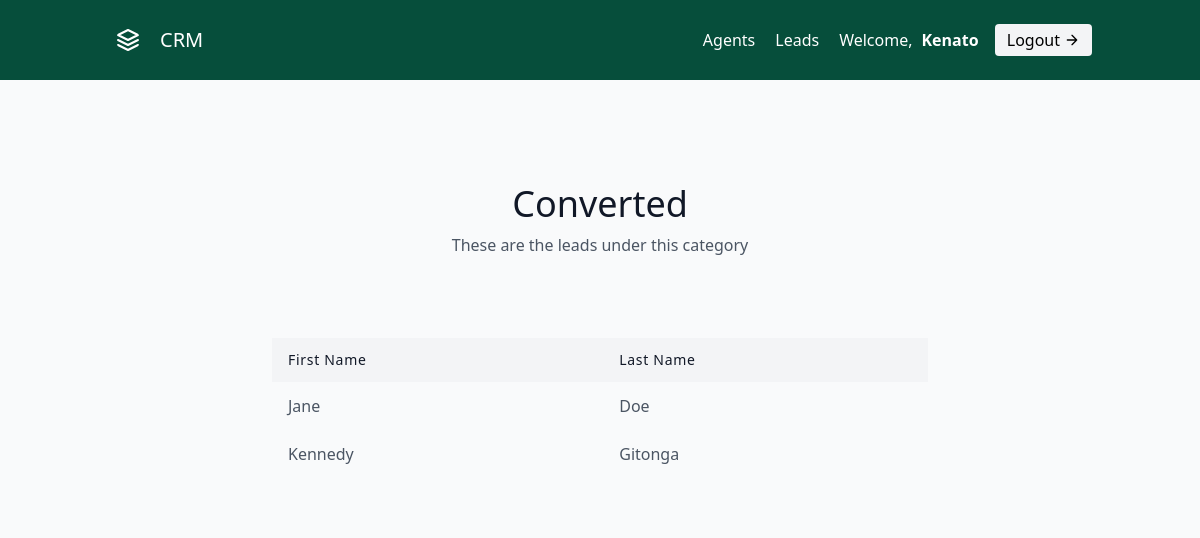
Page /leads/categories/2/ (signed in) on the earlier database version.
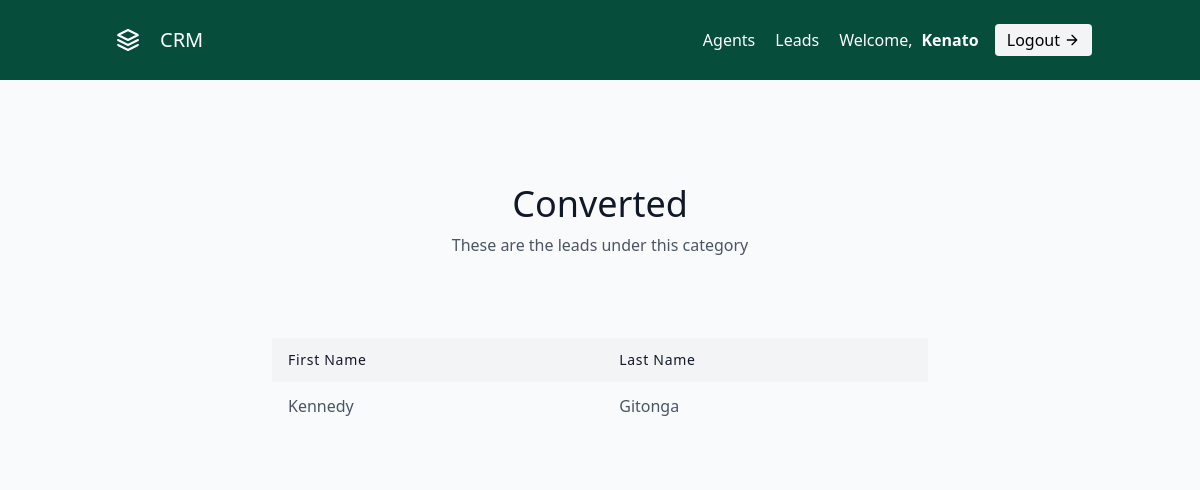
Same page on the later database version.
### leads/models.py (models this page shows, shortened)
class User(AbstractUser):
    is_organizer = models.BooleanField(default=True)
    is_agent = models.BooleanField(default=False)

class Category(models.Model):
    name = models.CharField(max_length=30)
    organisation = models.ForeignKey(UserProfile, on_delete=models.CASCADE, default=2)

class Lead(models.Model):
    first_name = models.CharField(max_length=20)
    last_name = models.CharField(max_length=20)
    age = models.PositiveSmallIntegerField(default=0)
    organisation = models.ForeignKey(UserProfile, on_delete=models.CASCADE, default=2)
    agent = models.ForeignKey("Agent", null=True, blank=True, on_delete=models.SET_NULL)
    category = models.ForeignKey(
        "Category",
        null=True,
        blank=True,
        on_delete=models.SET_NULL,
        related_name='leads',
    )
    description = models.TextField()
    date_added = models.DateTimeField(auto_now_add=True)
    phone = models.CharField(max_length=20)
    email = models.EmailField()
    profilePic = models.ImageField(upload_to="profileImages/%Y/%m/%d")

### leads/views.py (the view)
# urls.py: path('categories/<int:pk>/', views.CategoryDetailView.as_view(), name='category-detail'),
class CategoryDetailView(LoginRequiredMixin, generic.DetailView):
    template_name = "leads/category_detail.html"
    context_object_name = "category"
    def get_queryset(self):
        user = self.request.user
        if user.is_organizer:
            queryset = Category.objects.filter(organisation=user.userprofile)
        else:
            queryset = Category.objects.filter(organisation=user.agent.organisation)
        return queryset

### leads/templates/leads/category_detail.html (shortened to what this page needs)
{% extends 'base.html' %}
{% block  body %}
    <section class="text-gray-600 body-font">
        <div class="container px-5 py-24 mx-auto">
          <div class="flex flex-col text-center w-full mb-20">
            <h1 class="sm:text-4xl text-3xl font-medium title-font mb-2 text-gray-900">{{ category.name }}</h1>
            <p class="lg:w-2/3 mx-auto leading-relaxed text-base">
                These are the leads under this category
            </p>
          </div>
          <div class="lg:w-2/3 w-full mx-auto overflow-auto">
            <table class="table-auto w-full text-left whitespace-no-wrap">
              <thead>
                <tr>
                  <th class="px-4 py-3 title-font tracking-wider font-medium text-gray-900 text-sm bg-gray-100">First Name</th>
                  <th class="px-4 py-3 title-font tracking-wider font-medium text-gray-900 text-sm bg-gray-100">Last Name</th>
                </tr>
              </thead>
              <tbody>
                {% for lead in category.leads.all %}
                <tr>
                  <td class="px-4 py-3">
                    <a class="hover:text-blue-500" href="{% url 'leads:lead-detail' lead.pk %}">{{ lead.first_name }}</a>
                  </td>
                    <td class="px-4 py-3">{{ lead.last_name }}</td>
                </tr>
                {% endfor %}
              </tbody>
            </table>
          </div>
          <div class="flex pl-4 mt-4 lg:w-2/3 w-full mx-auto">
            <a class="text-indigo-500 inline-flex items-center md:mb-2 lg:mb-0">
              <svg fill="none" stroke="currentColor" stroke-linecap="round" stroke-linejoin="round" stroke-width="2" class="w-4 h-4 ml-2" viewBox="0 0 24 24">
              </svg>
            </a>
          </div>
        </div>
      </section>
{% endblock body %}

### templates/base.html (shortened to what this page needs)
{%load static %}
<!DOCTYPE html>
<html lang="en">
<head>
    <link href="{% static 'CSS/style.css' %}" rel="stylesheets">
    <link href="https://unpkg.com/tailwindcss@^2/dist/tailwind.min.css" rel="stylesheet">
</head>
<body class="bg-gray-50">
        {% include 'navbar.html' %}
        {% block body %}
        {% endblock body %}
</body>
</html>

### templates/navbar.html (shortened to what this page needs)
{% load static %}
<header class="text-gray-600 body-font bg-green-900 px-10 mb-2">
    <div class="container mx-auto flex flex-wrap p-5 flex-col md:flex-row items-center">
      <a href="{% url 'landing-page' %}" class="flex title-font font-medium items-center text-gray-900 mb-4 md:mb-0">
        <svg src="{% static 'images/crm-icon-4.svg' %}" fill="none" stroke="currentColor" stroke-linecap="round" stroke-linejoin="round" stroke-width="2" class="w-10 h-10 text-white p-2 hover:text-gray-500 rounded-full" viewBox="0 0 24 24">
          <path d="M12 2L2 7l10 5 10-5-10-5zM2 17l10 5 10-5M2 12l10 5 10-5"></path>
        </svg>
        <span class="text-white ml-3 hover:text-gray-500 text-xl">CRM</span>
      </a>
      <nav class="md:ml-auto flex flex-wrap items-center text-base justify-center">
            {% if not request.user.is_authenticated %}
              <a href="{% url 'signup' %}" class="text-white mr-5 hover:text-gray-500">Sign up</a>
            {% else %}
              {% if request.user.is_organizer %}
                <a href="{% url 'agents:agent-list' %}" class="text-white mr-5 hover:text-gray-500">Agents</a>
              {% endif %}
              <a href="{% url 'leads:lead-list' %}" class="text-white mr-5 hover:text-gray-500">Leads</a>
            {% endif %}
      </nav>
      {% if request.user.is_authenticated %}
      <span class="text-white">
        Welcome, <span style="margin-left: .3em;"><b>{{ request.user.username|title }}</b></span>
        <a href="{% url 'logout' %}" class="ml-3 inline-flex items-center text-black bg-gray-100 border-0 py-1 px-3 focus:outline-none hover:bg-gray-200 rounded text-base mt-4 md:mt-0">
          Logout
            <svg fill="none" stroke="currentColor" stroke-linecap="round" stroke-linejoin="round" stroke-width="2" class="w-4 h-4 ml-1" viewBox="0 0 24 24">
                <path d="M5 12h14M12 5l7 7-7 7"></path>
            </svg>
        </a>
      </span>
      {% endif %}
    </div>
  </header>

### templates/scripts.html (shortened to what this page needs)
{% load static %}

Differences in the rows shown:
removed Lead: first_name "Jane", last_name "Doe"
